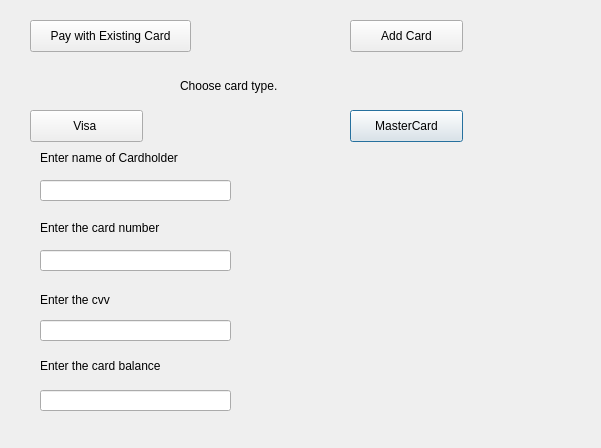
<?xml version="1.0" encoding="UTF-8"?>
<ui version="4.0">
 <class>bankcard</class>
 <widget class="QDialog" name="bankcard">
  <property name="geometry">
   <rect>
    <x>0</x>
    <y>0</y>
    <width>601</width>
    <height>448</height>
   </rect>
  </property>
  <property name="windowTitle">
   <string>Dialog</string>
  </property>
  <widget class="QLabel" name="label_2">
   <property name="geometry">
    <rect>
     <x>40</x>
     <y>150</y>
     <width>181</width>
     <height>16</height>
    </rect>
   </property>
   <property name="text">
    <string>Enter name of Cardholder</string>
   </property>
  </widget>
  <widget class="QLabel" name="label_5">
   <property name="geometry">
    <rect>
     <x>40</x>
     <y>350</y>
     <width>211</width>
     <height>31</height>
    </rect>
   </property>
   <property name="text">
    <string>Enter the card balance</string>
   </property>
  </widget>
  <widget class="QLabel" name="label_4">
   <property name="geometry">
    <rect>
     <x>40</x>
     <y>290</y>
     <width>161</width>
     <height>20</height>
    </rect>
   </property>
   <property name="text">
    <string>Enter the cvv</string>
   </property>
  </widget>
  <widget class="QPushButton" name="pushButton_2">
   <property name="geometry">
    <rect>
     <x>350</x>
     <y>110</y>
     <width>113</width>
     <height>32</height>
    </rect>
   </property>
   <property name="text">
    <string>MasterCard</string>
   </property>
  </widget>
  <widget class="QPushButton" name="pushButton_3">
   <property name="geometry">
    <rect>
     <x>30</x>
     <y>20</y>
     <width>161</width>
     <height>32</height>
    </rect>
   </property>
   <property name="text">
    <string>Pay with Existing Card</string>
   </property>
  </widget>
  <widget class="QLabel" name="label_3">
   <property name="geometry">
    <rect>
     <x>40</x>
     <y>220</y>
     <width>151</width>
     <height>16</height>
    </rect>
   </property>
   <property name="text">
    <string>Enter the card number</string>
   </property>
  </widget>
  <widget class="QLineEdit" name="lineEdit_2">
   <property name="geometry">
    <rect>
     <x>40</x>
     <y>250</y>
     <width>191</width>
     <height>21</height>
    </rect>
   </property>
  </widget>
  <widget class="QLineEdit" name="lineEdit_4">
   <property name="geometry">
    <rect>
     <x>40</x>
     <y>390</y>
     <width>191</width>
     <height>21</height>
    </rect>
   </property>
  </widget>
  <widget class="QPushButton" name="pushButton">
   <property name="geometry">
    <rect>
     <x>30</x>
     <y>110</y>
     <width>113</width>
     <height>32</height>
    </rect>
   </property>
   <property name="text">
    <string>Visa </string>
   </property>
  </widget>
  <widget class="QLineEdit" name="lineEdit">
   <property name="geometry">
    <rect>
     <x>40</x>
     <y>180</y>
     <width>191</width>
     <height>21</height>
    </rect>
   </property>
  </widget>
  <widget class="QLineEdit" name="lineEdit_3">
   <property name="geometry">
    <rect>
     <x>40</x>
     <y>320</y>
     <width>191</width>
     <height>21</height>
    </rect>
   </property>
   <property name="echoMode">
    <enum>QLineEdit::Password</enum>
   </property>
  </widget>
  <widget class="QLabel" name="label">
   <property name="geometry">
    <rect>
     <x>180</x>
     <y>70</y>
     <width>161</width>
     <height>31</height>
    </rect>
   </property>
   <property name="text">
    <string>Choose card type.</string>
   </property>
  </widget>
  <widget class="QPushButton" name="pushButton_4">
   <property name="geometry">
    <rect>
     <x>350</x>
     <y>20</y>
     <width>113</width>
     <height>32</height>
    </rect>
   </property>
   <property name="text">
    <string>Add Card</string>
   </property>
  </widget>
 </widget>
 <resources/>
 <connections/>
</ui>
